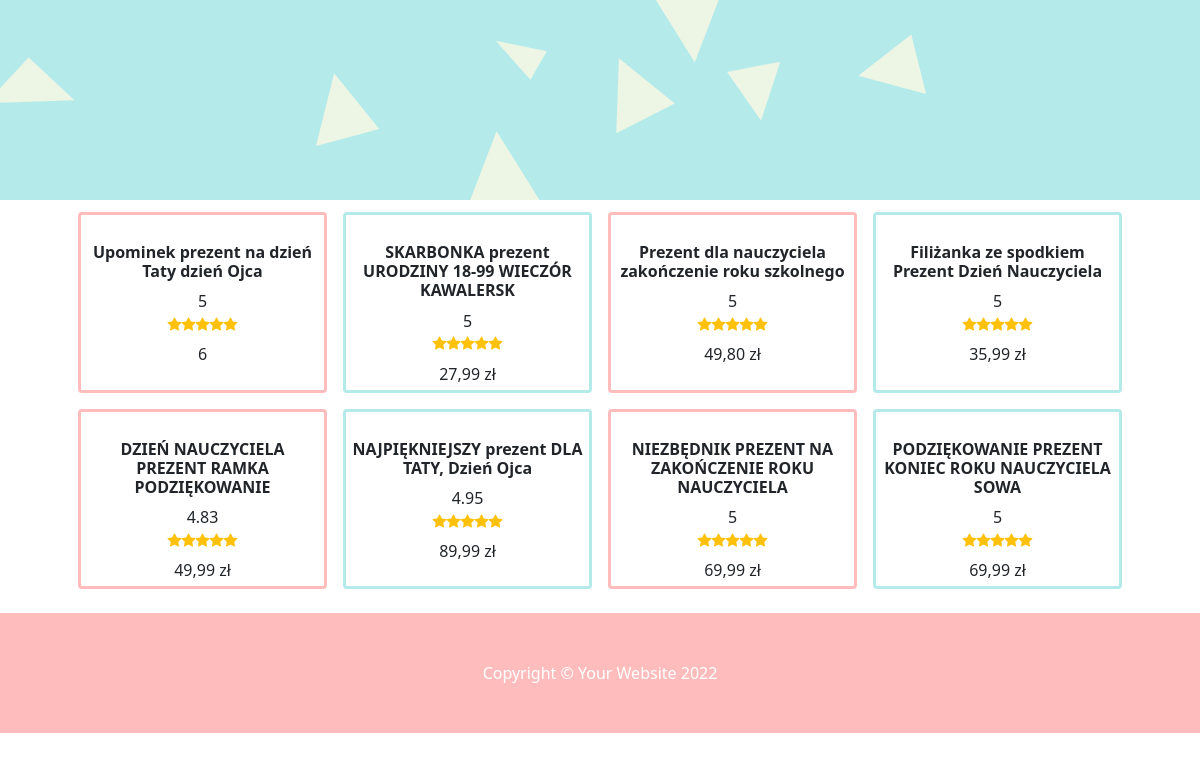
The page / on the database its author committed.
### okazje_app/models.py (models this page shows, shortened)
class Item(models.Model):
    title = models.CharField(max_length=256)
    image = models.ImageField(null=True, blank=True)
    image_thumbnail = models.ImageField(null=True, blank=True)
    image_url = models.URLField(null=True, blank=True)
    price = models.CharField(max_length=100)
    url = models.URLField()
    description = models.TextField(null=True, blank=True)
    rating = models.CharField(max_length=256, null=True, blank=True)
    rating_count = models.IntegerField(null=True, blank=True)
    slug = models.SlugField(null=False, unique=True)

### okazje_app/views.py (the view)
# urls.py: path('', Items.as_view()),
class Items(ListView):
    model = Item
    template_name = 'okazje_app/okazje.html'
    context_object_name = 'okazje'
    paginate_by = PAGINATE_NUMBER

### okazje_app/templates/okazje_app/okazje.html (shortened to what this page needs)
{% extends 'base.html' %}
{% load static %}
{% block content %}
    <header class="py-0">
        <div
            class="p-0 text-center bg-image"
            style="
              background-image: url({% static 'assets/bg.svg' %});
              height: 200px;
            "
          >
          </div>
    </header>
    <section class="py-2">
        <div class="container px-1 px-lg-5 mt-1">
            <div class="row gx-2 gx-lg-3 row-cols-2 row-cols-md-3 row-cols-xl-4 justify-content-center">
                {% for okazja in okazje %}
                    <div class="col mb-3">
                        <div class="card h-100 " style="border-color:
                            {% if okazja.id|divisibleby:2 %}#B5EAEA{% else %}#FFBCBC{% endif %}; border-width: medium">
                            <a href="" data-bs-toggle="modal" data-bs-target="#Modal"
                               onclick="setImage(`{{ okazja.slug }}`, `{{ okazja.title }}`, `{{ okazja.url }}`)">
                            </a>
                            <div class="card-body p-1">
                                <div class="text-center">
                                    <h6 class="fw-bolder">{{ okazja.title }}</h6>
                                    {{ okazja.rating }}
                                    <div class="d-flex justify-content-center small text-warning mb-2">
                                        <div class="bi-star-fill"></div>
                                        <div class="bi-star-fill"></div>
                                        <div class="bi-star-fill"></div>
                                        <div class="bi-star-fill"></div>
                                        <div class="bi-star-fill"></div>
                                    </div>
                                    {{ okazja.price }}
                                </div>
                            </div>
                        </div>
                    </div>
                {% endfor %}
            </div>
        </div>
    </section>
    <footer class="py-5" style="background-color: #FFBCBC">
        <div class="container"><p class="m-0 text-center text-white">Copyright &copy; Your Website 2022</p></div>
    </footer>
{% endblock %}

### rows shown on the page
Item: title "Upominek prezent na dzień Taty dzień Ojca", rating "5", price "6"
Item: title "SKARBONKA prezent URODZINY 18-99 WIECZÓR KAWALERSK", rating "5", price "27,99 zł"
Item: title "Prezent dla nauczyciela zakończenie roku szkolnego", rating "5", price "49,80 zł"
Item: title "Filiżanka ze spodkiem Prezent Dzień Nauczyciela", rating "5", price "35,99 zł"
Item: title "DZIEŃ NAUCZYCIELA PREZENT RAMKA PODZIĘKOWANIE", rating "4.83", price "49,99 zł"
Item: title "NAJPIĘKNIEJSZY prezent DLA TATY, Dzień Ojca", rating "4.95", price "89,99 zł"
Item: title "NIEZBĘDNIK PREZENT NA ZAKOŃCZENIE ROKU NAUCZYCIELA", rating "5", price "69,99 zł"
Item: title "PODZIĘKOWANIE PREZENT KONIEC ROKU NAUCZYCIELA SOWA", rating "5", price "69,99 zł"
